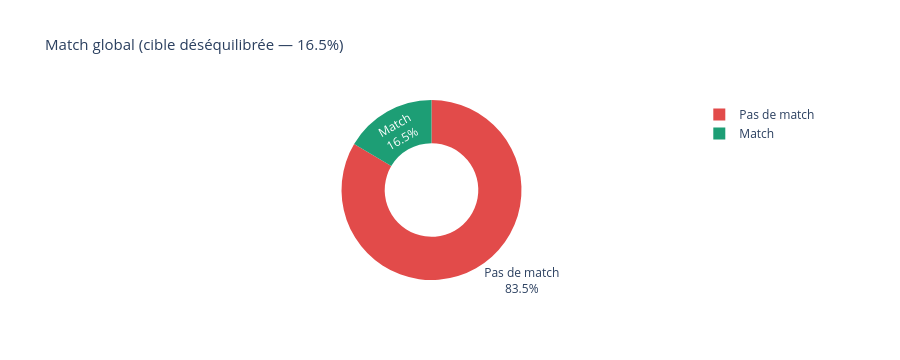
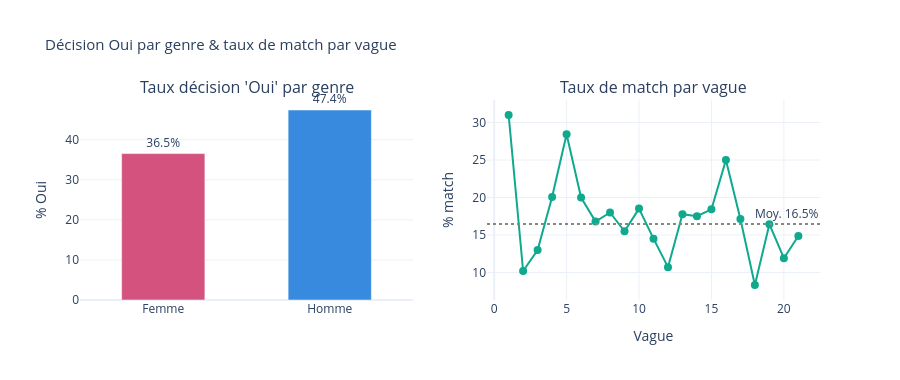

Notebook code for these charts, in order:
### Code cell
# =============================================================================
# TARGET : MATCH
# =============================================================================
print("\n" + "─" * 65)
print("TARGET : MATCH")
print("─" * 65)
 
match_rate   = df["match"].mean() * 100
match_by_g   = df.groupby("gender_label")["match"].mean() * 100
match_by_w   = df.groupby("wave")["match"].mean() * 100
dec_rate_f   = df[df["gender"]==0]["dec"].mean() * 100
dec_rate_m   = df[df["gender"]==1]["dec"].mean() * 100
 
print(f"\nTaux de match global          : {match_rate:.1f}%")
print(f"Taux de match — Femmes        : {match_by_g['Femme']:.1f}%")
print(f"Taux de match — Hommes        : {match_by_g['Homme']:.1f}%")
print(f"> Quasi-identiques : symétrie parfaite du dataset!")
print(f"\nTaux dec=Oui — Femmes         : {dec_rate_f:.1f}%")
print(f"Taux dec=Oui — Hommes         : {dec_rate_m:.1f}%")
print(f"> Les hommes disent 'Oui' bien plus souvent ({dec_rate_m:.0f}% vs {dec_rate_f:.0f}%)")
print(f"> Le match est donc limité par la sélectivité féminine")
print(f"\nTaux de match par vague :")
print(f"Min : {match_by_w.min():.1f}%  |  Max : {match_by_w.max():.1f}%  |  Écart : {match_by_w.max()-match_by_w.min():.1f}pp")
 
# Figure 1a : Pie match
fig_u1a = go.Figure(go.Pie(
    labels=["Pas de match", "Match"],
    values=df["match"].value_counts().sort_index().values,
    marker_colors=[C["no_match"], C["match"]],
    hole=0.52, textinfo="label+percent",
))
fig_u1a.update_layout(
    title="Match global (cible déséquilibrée — 16.5%)",
    height=360, title_font_size=15)
fig_u1a.show()
 
# Figure 1b : Décision Oui + Match par vague
fig_u1b = make_subplots(rows=1, cols=2,
    subplot_titles=["Taux décision 'Oui' par genre", "Taux de match par vague"])
fig_u1b.add_trace(go.Bar(
    x=["Femme", "Homme"], y=[dec_rate_f, dec_rate_m],
    marker_color=[C["female"], C["male"]],
    text=[f"{dec_rate_f:.1f}%", f"{dec_rate_m:.1f}%"],
    textposition="outside", cliponaxis=False, showlegend=False, width=0.5,
), row=1, col=1)
fig_u1b.add_trace(go.Scatter(
    x=match_by_w.index, y=match_by_w.values,
    mode="lines+markers",
    marker=dict(color=C["teal"], size=8),
    line=dict(color=C["teal"], width=2),
    showlegend=False,
), row=1, col=2)
fig_u1b.add_hline(y=match_rate, line_dash="dot", line_color=C["neutral"],
    annotation_text=f"Moy. {match_rate:.1f}%", row=1, col=2)
fig_u1b.update_layout(
    title="Décision Oui par genre & taux de match par vague",
    height=380, plot_bgcolor="white", title_font_size=15)
fig_u1b.update_yaxes(title_text="% Oui", row=1, col=1)
fig_u1b.update_yaxes(title_text="% match", row=1, col=2)
fig_u1b.update_xaxes(title_text="Vague", row=1, col=2)
fig_u1b.show()

### Figure 1 — Plotly figure (JSON) as saved in the notebook; plotly's stock layout.template omitted (floating-point values rounded to 4 significant figures)
{"data": [{"hole": 0.52, "labels": ["Pas de match", "Match"], "marker": {"colors": ["#E24B4A", "#1D9E75"]}, "textinfo": "label+percent", "type": "pie", "values": [6998, 1380]}], "layout": {"height": 360, "title": {"font": {"size": 15}, "text": "Match global (cible déséquilibrée — 16.5%)"}}}

### Figure 2 — Plotly figure (JSON) as saved in the notebook; plotly's stock layout.template omitted (floating-point values rounded to 4 significant figures)
{"data": [{"cliponaxis": false, "marker": {"color": ["#D4537E", "#378ADD"]}, "showlegend": false, "text": ["36.5%", "47.4%"], "textposition": "outside", "type": "bar", "width": 0.5, "x": ["Femme", "Homme"], "xaxis": "x", "y": [36.54, 47.42], "yaxis": "y"}, {"line": {"color": "#0FA98E", "width": 2}, "marker": {"color": "#0FA98E", "size": 8}, "mode": "lines+markers", "showlegend": false, "type": "scatter", "x": [1, 2, 3, 4, 5, 6, 7, 8, 9, 10, 11, 12, 13, 14, 15, 16, 17, 18, 19, 20, 21], "xaxis": "x2", "y": [31.0, 10.2, 13.0, 20.06, 28.42, 20.0, 16.8, 18.0, 15.5, 18.52, 14.51, 10.71, 17.78, 17.5, 18.42, 25.0, 17.14, 8.333, 16.44, 11.9, 14.88], "yaxis": "y2"}], "layout": {"annotations": [{"font": {"size": 16}, "showarrow": false, "text": "Taux décision 'Oui' par genre", "x": 0.225, "xanchor": "center", "xref": "paper", "y": 1, "yanchor": "bottom", "yref": "paper"}, {"font": {"size": 16}, "showarrow": false, "text": "Taux de match par vague", "x": 0.775, "xanchor": "center", "xref": "paper", "y": 1, "yanchor": "bottom", "yref": "paper"}, {"showarrow": false, "text": "Moy. 16.5%", "x": 1, "xanchor": "right", "xref": "x2 domain", "y": 16.47, "yanchor": "bottom", "yref": "y2"}], "height": 380, "plot_bgcolor": "white", "shapes": [{"line": {"color": "#888780", "dash": "dot"}, "type": "line", "x0": 0, "x1": 1, "xref": "x2 domain", "y0": 16.47, "y1": 16.47, "yref": "y2"}], "title": {"font": {"size": 15}, "text": "Décision Oui par genre & taux de match par vague"}, "xaxis": {"anchor": "y", "domain": [0, 0.45]}, "xaxis2": {"anchor": "y2", "domain": [0.55, 1], "title": {"text": "Vague"}}, "yaxis": {"anchor": "x", "domain": [0, 1], "title": {"text": "% Oui"}}, "yaxis2": {"anchor": "x2", "domain": [0, 1], "title": {"text": "% match"}}}}
